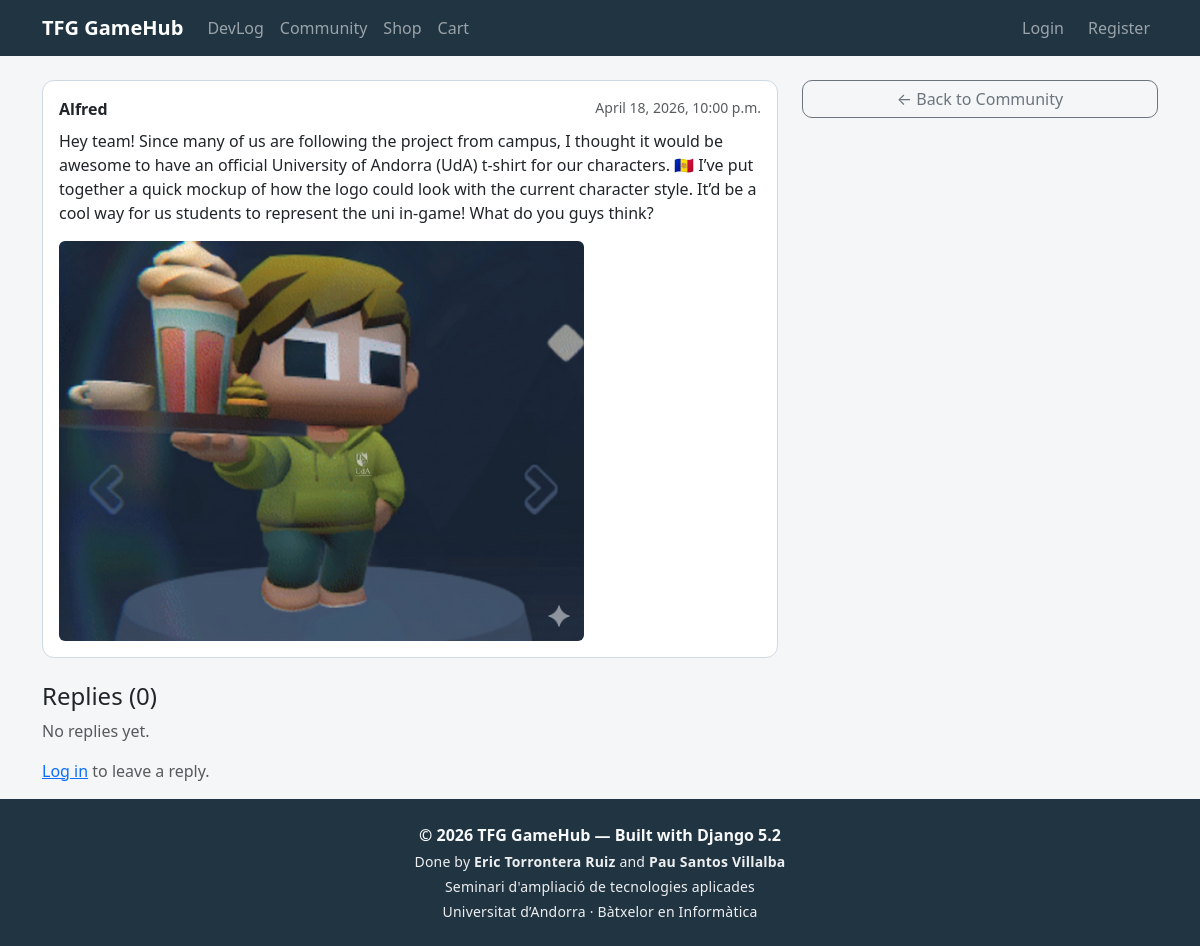
The page /social/1/ on the database its author committed.
### social/models.py (models this page shows, shortened)
class Post(models.Model):
    user = models.ForeignKey(
        settings.AUTH_USER_MODEL,
        on_delete=models.CASCADE,
        related_name='social_posts'
    )
    body = models.TextField()
    image = models.ImageField(upload_to='social/%Y/%m/%d/', blank=True)
    created = models.DateTimeField(auto_now_add=True)
    updated = models.DateTimeField(auto_now=True)
    class Meta:
        ordering = ['-created']
        indexes = [models.Index(fields=['-created'])]

### social/views.py (the view, shortened to what this page needs)
# urls.py: path('<int:pk>/', views.post_detail, name='post_detail'),
def post_detail(request, pk):
    post = get_object_or_404(Post, pk=pk)
    replies = post.replies.all()
    form = ReplyForm()
    return render(
        request,
        'social/post_detail.html',
        {'post': post, 'replies': replies, 'form': form}
    )

### cart/cart.py (called while the page is built)
    def __len__(self):
        return sum(item['quantity'] for item in self.cart.values())

### cart/context_processors.py (called while the page is built)
def cart(request):
    return {'cart': Cart(request)}

### social/templates/social/post_detail.html (shortened to what this page needs)
{% extends "base.html" %}
{% block content %}
<div class="row">
  <div class="col-md-8">
    <div class="card mb-4">
      <div class="card-body">
        <div class="d-flex justify-content-between">
          <strong>{{ post.user.username }}</strong>
          <small class="text-muted">{{ post.created|date:"N j, Y, g:i a" }}</small>
        </div>
        <p class="mt-2">{{ post.body }}</p>
        {% if post.image %}
          <img src="{{ post.image.url }}" class="img-fluid rounded" style="max-height:400px;">
        {% endif %}
      </div>
    </div>
    <h4>Replies ({{ replies.count }})</h4>
    {% for reply in replies %}
      <div class="card mb-3 ms-3">
        <div class="card-body">
          <div class="d-flex justify-content-between">
            <strong>{{ reply.user.username }}</strong>
            <small class="text-muted">{{ reply.created|date:"N j, Y, g:i a" }}</small>
          </div>
          <p class="mt-2 mb-1">{{ reply.body }}</p>
          {% if reply.image %}
            <img src="{{ reply.image.url }}" class="img-fluid rounded" style="max-height:200px;">
          {% endif %}
        </div>
      </div>
    {% empty %}
      <p class="text-muted">No replies yet.</p>
    {% endfor %}
    {% if request.user.is_authenticated %}
      <div class="card mt-3">
        <div class="card-header">Leave a Reply</div>
        <div class="card-body">
          <form method="post" enctype="multipart/form-data">
            {{ form.as_p }}
            {% csrf_token %}
            <button type="submit" class="btn btn-primary">Reply</button>
          </form>
        </div>
      </div>
    {% else %}
      <p class="text-muted mt-3">
        <a href="{% url 'login' %}">Log in</a> to leave a reply.
      </p>
    {% endif %}
  </div>
  <div class="col-md-4">
    <a href="{% url 'social:post_list' %}" class="btn btn-outline-secondary w-100">← Back to Community</a>
  </div>
</div>
{% endblock %}

### templates/base.html (style rules this page uses)
html, body { height: 100%; }
body { min-height: 100vh; display: flex; flex-direction: column; background-color: #f4f6f8; }
.card { border: 1px solid #cfd9e2; border-radius: 12px; overflow: hidden; }
.btn-outline-secondary { border-radius: 10px; }

### rows shown on the page
Post: user.username "Alfred", created "April 18, 2026, 10:00 p.m.", body "Hey team! Since many of us are following the project from campus, I thought it would be awesome to have an official University of Andorra (UdA) t-shirt for our characters. 🇦🇩 I’ve put together a quick mockup of how the logo could look with the current character style. It’d be a cool way for us students to represent the uni in-game! What do you guys think?", image (picture), count "0"
